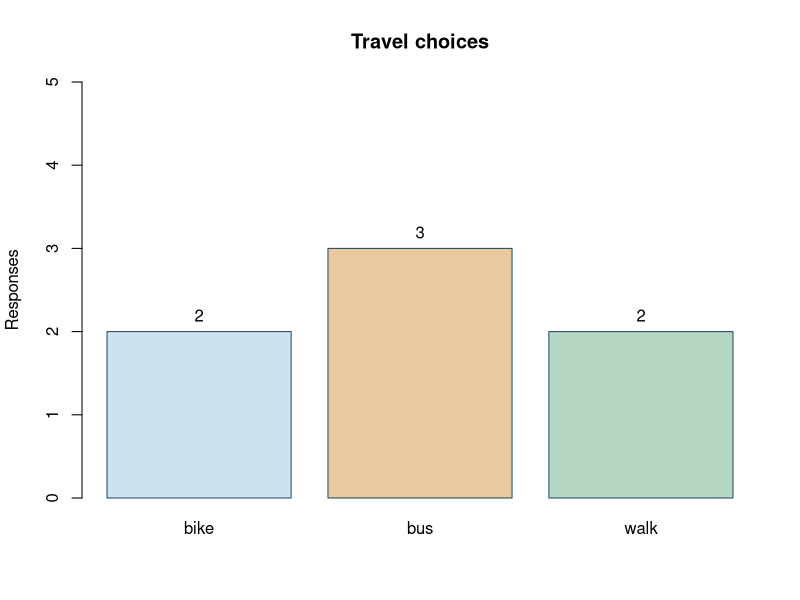

Reproduce this figure in R.
## ---- chunk 1
responses <- c("bus","bike","bus","walk","walk","bus","bike")
counts <- table(responses)
at <- barplot(counts,col=c("#CDE1EF","#EAC99E","#B7D7C5"),
              border="#244967",ylab="Responses",
              main="Travel choices",ylim=c(0,max(counts)+2))
text(at,counts,labels=counts,pos=3)
